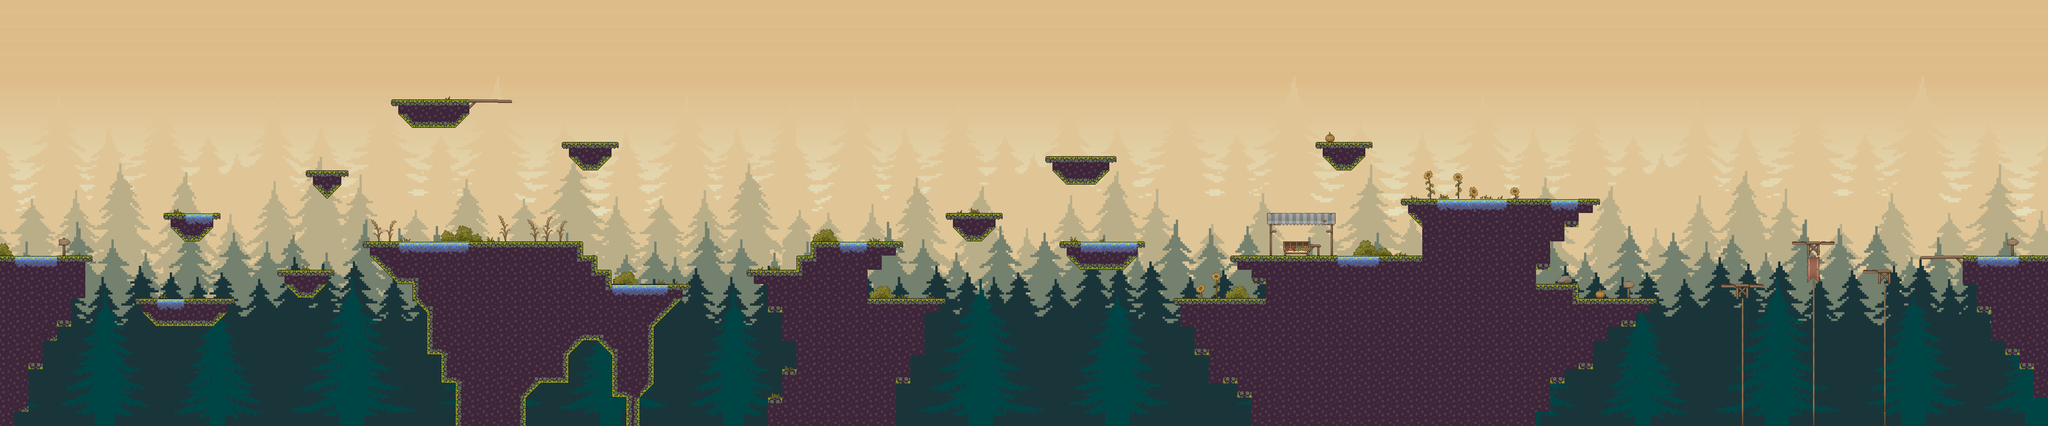

Rendered tile map (Tiled .tmx) drawn with the repository's tilesets; below, a short description and the map source with its tile grids summarised:
An orthogonal 144x30 tile map with 32x32 px tiles, 11 tile layers (bg1-02, bg2-02, bg3-02, bg4-02, ...), 1 hidden layer not drawn, 8 tilesets.

<map version="1.8" tiledversion="1.8.6" orientation="orthogonal" renderorder="right-down" width="144" height="30" tilewidth="32" tileheight="32" infinite="0" nextlayerid="15" nextobjectid="1">
 <editorsettings>
  <export target="parkourMap3.tmj" format="json" />
 </editorsettings>
 <tileset firstgid="1" name="Tileset" tilewidth="32" tileheight="32" tilecount="60" columns="10">
  <image source="Swamp/1_Tiles/Tileset.png" width="320" height="192" />
 </tileset>
 <tileset firstgid="61" name="TX-Village-Props" tilewidth="32" tileheight="32" tilecount="1024" columns="32">
  <image source="Village_Props/Texture_2/TX-Village-Props.png" width="1024" height="1024" />
 </tileset>
 <tileset firstgid="1085" name="bg1-02" tilewidth="32" tileheight="32" tilecount="1936" columns="88">
  <image source="bg1-02.png" width="2830" height="720" />
 </tileset>
 <tileset firstgid="3021" name="bg2-02" tilewidth="32" tileheight="32" tilecount="1936" columns="88">
  <image source="bg2-02.png" width="2830" height="720" />
 </tileset>
 <tileset firstgid="4957" name="bg3-02" tilewidth="32" tileheight="32" tilecount="1936" columns="88">
  <image source="bg3-02.png" width="2830" height="720" />
 </tileset>
 <tileset firstgid="6893" name="bg4-02" tilewidth="32" tileheight="32" tilecount="1936" columns="88">
  <image source="bg4-02.png" width="2830" height="720" />
 </tileset>
 <tileset firstgid="8829" name="bg5-02" tilewidth="32" tileheight="32" tilecount="1936" columns="88">
  <image source="bg5-02.png" width="2830" height="720" />
 </tileset>
 <tileset firstgid="10765" name="bg6-02" tilewidth="32" tileheight="32" tilecount="1936" columns="88">
  <image source="bg6-02.png" width="2830" height="720" />
 </tileset>
 <layer id="7" name="bg1-02" width="144" height="30">
  <data>[4320 cells, 4320 non-empty, 1892 distinct tile ids]</data>
 </layer>
 <layer id="8" name="bg2-02" width="144" height="30">
  <data>[4320 cells, 4032 non-empty, 1814 distinct tile ids]</data>
 </layer>
 <layer id="9" name="bg3-02" width="144" height="30">
  <data>[4320 cells, 3544 non-empty, 1848 distinct tile ids]</data>
 </layer>
 <layer id="10" name="bg4-02" width="144" height="30">
  <data>[4320 cells, 3312 non-empty, 1718 distinct tile ids]</data>
 </layer>
 <layer id="11" name="bg5-02" width="144" height="30">
  <data>[4320 cells, 2736 non-empty, 1496 distinct tile ids]</data>
 </layer>
 <layer id="12" name="bg6-02" width="144" height="30">
  <data>[4320 cells, 2556 non-empty, 1672 distinct tile ids]</data>
 </layer>
 <layer id="3" name="groundTile" width="144" height="30">
  <data>[4320 cells, 833 non-empty, 35 distinct tile ids]</data>
 </layer>
 <layer id="4" name="slipperyTile" width="144" height="30">
  <data>[4320 cells, 35 non-empty, 4 distinct tile ids]</data>
 </layer>
 <layer id="6" name="ladder" width="144" height="30" visible="0">
  <data>[4320 cells, 10 non-empty, 3 distinct tile ids]</data>
 </layer>
 <layer id="5" name="decoTile" width="144" height="30">
  <data>[4320 cells, 87 non-empty, 47 distinct tile ids]</data>
 </layer>
 <layer id="14" name="fruits" width="144" height="30">
  <data>[4320 cells, 7 non-empty, 5 distinct tile ids]</data>
 </layer>
 <layer id="13" name="nextLevel" width="144" height="30">
  <data>[4320 cells, 2 non-empty, 2 distinct tile ids]</data>
 </layer>
</map>
